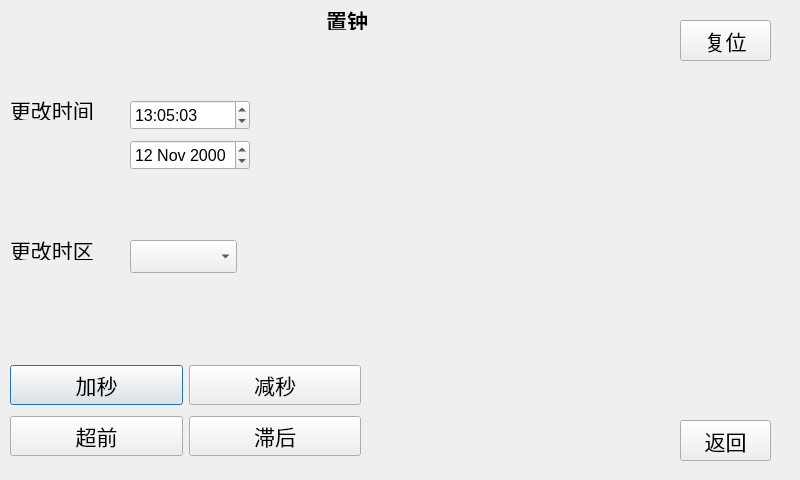
<?xml version="1.0" encoding="UTF-8"?>
<ui version="4.0">
 <class>SetTime</class>
 <widget class="QDialog" name="SetTime">
  <property name="geometry">
   <rect>
    <x>0</x>
    <y>0</y>
    <width>800</width>
    <height>480</height>
   </rect>
  </property>
  <property name="windowTitle">
   <string>Dialog</string>
  </property>
  <widget class="QComboBox" name="comboBox">
   <property name="geometry">
    <rect>
     <x>130</x>
     <y>240</y>
     <width>104</width>
     <height>27</height>
    </rect>
   </property>
   <property name="font">
    <font>
     <pointsize>16</pointsize>
    </font>
   </property>
   <property name="sizeAdjustPolicy">
    <enum>QComboBox::AdjustToContents</enum>
   </property>
  </widget>
  <widget class="QWidget" name="layoutWidget">
   <property name="geometry">
    <rect>
     <x>10</x>
     <y>360</y>
     <width>351</width>
     <height>101</height>
    </rect>
   </property>
   <layout class="QGridLayout" name="gridLayout">
    <item row="0" column="0">
     <widget class="QPushButton" name="pushButton">
      <property name="font">
       <font>
        <pointsize>16</pointsize>
       </font>
      </property>
      <property name="text">
       <string>加秒</string>
      </property>
     </widget>
    </item>
    <item row="0" column="1">
     <widget class="QPushButton" name="pushButton_2">
      <property name="font">
       <font>
        <pointsize>16</pointsize>
       </font>
      </property>
      <property name="text">
       <string>减秒</string>
      </property>
     </widget>
    </item>
    <item row="1" column="0">
     <widget class="QPushButton" name="pushButton_3">
      <property name="font">
       <font>
        <pointsize>16</pointsize>
       </font>
      </property>
      <property name="text">
       <string>超前</string>
      </property>
     </widget>
    </item>
    <item row="1" column="1">
     <widget class="QPushButton" name="pushButton_4">
      <property name="font">
       <font>
        <pointsize>16</pointsize>
       </font>
      </property>
      <property name="text">
       <string>滞后</string>
      </property>
     </widget>
    </item>
   </layout>
  </widget>
  <widget class="QLabel" name="label_2">
   <property name="geometry">
    <rect>
     <x>10</x>
     <y>100</y>
     <width>90</width>
     <height>20</height>
    </rect>
   </property>
   <property name="font">
    <font>
     <pointsize>16</pointsize>
    </font>
   </property>
   <property name="text">
    <string>更改时间</string>
   </property>
  </widget>
  <widget class="QPushButton" name="pushButton_6">
   <property name="geometry">
    <rect>
     <x>680</x>
     <y>20</y>
     <width>91</width>
     <height>41</height>
    </rect>
   </property>
   <property name="font">
    <font>
     <pointsize>16</pointsize>
    </font>
   </property>
   <property name="text">
    <string>复位</string>
   </property>
  </widget>
  <widget class="QPushButton" name="pushButton_5">
   <property name="geometry">
    <rect>
     <x>680</x>
     <y>420</y>
     <width>91</width>
     <height>41</height>
    </rect>
   </property>
   <property name="font">
    <font>
     <pointsize>16</pointsize>
    </font>
   </property>
   <property name="text">
    <string>返回</string>
   </property>
  </widget>
  <widget class="QTimeEdit" name="timeEdit">
   <property name="geometry">
    <rect>
     <x>130</x>
     <y>100</y>
     <width>120</width>
     <height>30</height>
    </rect>
   </property>
   <property name="font">
    <font>
     <pointsize>12</pointsize>
    </font>
   </property>
   <property name="dateTime">
    <datetime>
     <hour>13</hour>
     <minute>5</minute>
     <second>3</second>
     <year>2000</year>
     <month>1</month>
     <day>1</day>
    </datetime>
   </property>
   <property name="displayFormat">
    <string>H:mm:ss</string>
   </property>
   <property name="time">
    <time>
     <hour>13</hour>
     <minute>5</minute>
     <second>3</second>
    </time>
   </property>
  </widget>
  <widget class="QDateEdit" name="dateEdit">
   <property name="geometry">
    <rect>
     <x>130</x>
     <y>140</y>
     <width>120</width>
     <height>30</height>
    </rect>
   </property>
   <property name="font">
    <font>
     <pointsize>12</pointsize>
    </font>
   </property>
   <property name="dateTime">
    <datetime>
     <hour>0</hour>
     <minute>0</minute>
     <second>0</second>
     <year>2000</year>
     <month>11</month>
     <day>12</day>
    </datetime>
   </property>
  </widget>
  <widget class="QLabel" name="label_3">
   <property name="geometry">
    <rect>
     <x>10</x>
     <y>240</y>
     <width>90</width>
     <height>20</height>
    </rect>
   </property>
   <property name="font">
    <font>
     <pointsize>16</pointsize>
    </font>
   </property>
   <property name="text">
    <string>更改时区</string>
   </property>
  </widget>
  <widget class="QLabel" name="label">
   <property name="geometry">
    <rect>
     <x>320</x>
     <y>10</y>
     <width>54</width>
     <height>20</height>
    </rect>
   </property>
   <property name="font">
    <font>
     <pointsize>16</pointsize>
     <weight>75</weight>
     <bold>true</bold>
    </font>
   </property>
   <property name="text">
    <string>置钟</string>
   </property>
   <property name="alignment">
    <set>Qt::AlignCenter</set>
   </property>
  </widget>
 </widget>
 <resources/>
 <connections>
  <connection>
   <sender>pushButton_5</sender>
   <signal>clicked()</signal>
   <receiver>SetTime</receiver>
   <slot>close()</slot>
   <hints>
    <hint type="sourcelabel">
     <x>742</x>
     <y>445</y>
    </hint>
    <hint type="destinationlabel">
     <x>703</x>
     <y>348</y>
    </hint>
   </hints>
  </connection>
  <connection>
   <sender>pushButton_6</sender>
   <signal>clicked()</signal>
   <receiver>SetTime</receiver>
   <slot>close()</slot>
   <hints>
    <hint type="sourcelabel">
     <x>733</x>
     <y>45</y>
    </hint>
    <hint type="destinationlabel">
     <x>632</x>
     <y>118</y>
    </hint>
   </hints>
  </connection>
  <connection>
   <sender>timeEdit</sender>
   <signal>dateTimeChanged(QDateTime)</signal>
   <receiver>timeEdit</receiver>
   <slot>update()</slot>
   <hints>
    <hint type="sourcelabel">
     <x>176</x>
     <y>108</y>
    </hint>
    <hint type="destinationlabel">
     <x>200</x>
     <y>100</y>
    </hint>
   </hints>
  </connection>
  <connection>
   <sender>timeEdit</sender>
   <signal>dateTimeChanged(QDateTime)</signal>
   <receiver>timeEdit</receiver>
   <slot>repaint()</slot>
   <hints>
    <hint type="sourcelabel">
     <x>150</x>
     <y>112</y>
    </hint>
    <hint type="destinationlabel">
     <x>162</x>
     <y>103</y>
    </hint>
   </hints>
  </connection>
 </connections>
</ui>
